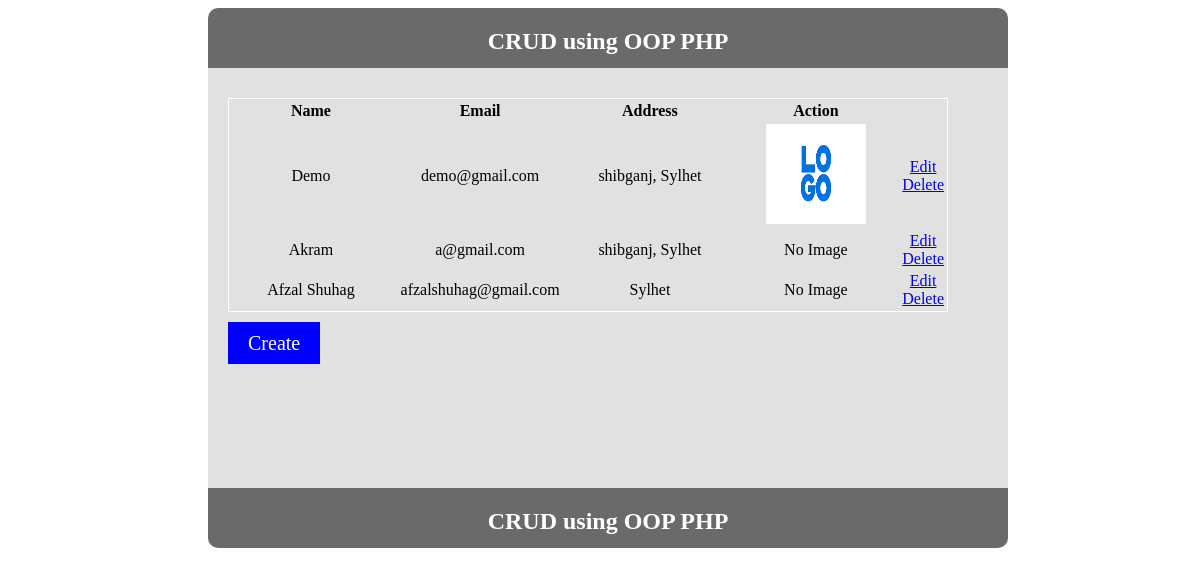
The page / on the database its author committed.
### tables this page shows
CREATE TABLE `tbl_data` (
  `id` int(11) NOT NULL,
  `name` varchar(255) DEFAULT NULL,
  `email` varchar(255) DEFAULT NULL,
  `address` varchar(255) DEFAULT NULL,
  `image` varchar(255) DEFAULT NULL
);

### database/Database.php (called while the page is built, shortened)
<?php
class Database{
 public $host   = DB_HOST;
 public $user   = DB_USER;
 public $pass   = DB_PASS;
 public $dbname = DB_NAME;
 public $link;
private function connectDB(){
 $this->link = new mysqli($this->host, $this->user, $this->pass,
  $this->dbname);
 }
public function select($query){
  $result = $this->link->query($query) or
   die($this->link->error.__LINE__);
  if($result->num_rows > 0){
    return $result;
  } else {
    return false;
  }
 }
}

### classes/Crud.php (called while the page is built, shortened)
<?php
  class Crud
  {
    private $db;
    function __construct()
    {
      $this->db = new Database();
    }
    public function getData()
    {
      $query = " SELECT * FROM tbl_data ORDER BY id DESC ";
      $result = $this->db->select($query);
      return $result;
    }
  }
 ?>

### index.php (the view, shortened to what this page needs)
<?php include 'inc/header.php' ?>
  <div class="middlebar clear">
    <table style="width: 95%;" class="table clear">
      <tr>
        <th width="25%">Name</th>
        <th width="25%">Email</th>
        <th width="25%">Address</th>
        <th width="25%">Action</th>
      </tr>
      <?php
        $data = new Crud();
        $getData = $data->getData();
        if($getData){
          while($result = $getData->fetch_assoc()){
      ?>
      <tr>
        <td width="15%"><?php echo $result['name']; ?></td>
        <td width="15%"><?php echo $result['email']; ?></td>
        <td width="15%"><?php echo $result['address']; ?></td>
        <?php  if($result['image'] == null) { ?> <td width="15px">No Image</td> <?php } else { ?> <td width="15%"> <img width="100px" height="100px" src="<?php echo $result['image']; ?>"> </td> <?php } ?>
        <td width="10%"> <a href="update.php?id=<?php echo $result['id']; ?>">Edit</a> <a onclick="return confirm('Are you sure to delete!!?')" href="?delId=<?php echo $result['id']; ?>">Delete</a> </td>
      </tr>
    <?php } } ?>
    </table>
    <a class="button" style="background: blue; color:white" href="create.php">Create</a>
  </div>
<?php include 'inc/footer.php' ?>

### inc/header.php (shortened to what this page needs)
<?php
  include 'database/Database.php';
?>
<!DOCTYPE html>
<html lang="en" dir="ltr">
  <head>
    <link rel="stylesheet" href="style.css">
  </head>
  <body>
      <div class="main_wrapper clear">
        <div class="wrapper clear">
            <div class="box clear">
              <div class="topbar clear">
                <h2>CRUD using OOP PHP</h2>
              </div>

### inc/footer.php
<div class="bottombar clear">
  <h2>CRUD using OOP PHP</h2>
</div>
</div>
</div>
</div>
</body>
</html>

### style.css (style rules this page uses)
.main_wrapper { width : 1200px; margin: 0 auto; }
.wrapper { width: 1000px; margin: 0 auto; }
.clear { overflow: hidden; }
.box { width: 800px; margin: 0 auto; border-radius: 10px; }
h2 { color: white; text-align: center; }
.box .topbar { width: 100%; height: 60px; background: #6A6A6A; }
.box .middlebar { width: 100%; height: 400px; background: #dddd; padding: 10px 20px; }
.box .bottombar { width: 100%; height: 60px; background: #6A6A6A; }
.table { width: 90% !important; text-align: center; border: 1px solid #fff; margin: 20px 0; }
.button { text-decoration: none; padding: 10px 20px; font-size: 20px; background-color: blue; margin-top: 10px; }
td { margin-bottom: 10px; }

### rows shown on the page
tbl_data: name "Demo", email "demo@gmail.com", address "shibganj, Sylhet", image (picture)
tbl_data: name "Akram", email "a@gmail.com", address "shibganj, Sylhet", shows "No Image"
tbl_data: name "Afzal Shuhag", email "afzalshuhag@gmail.com", address "Sylhet", shows "No Image"
